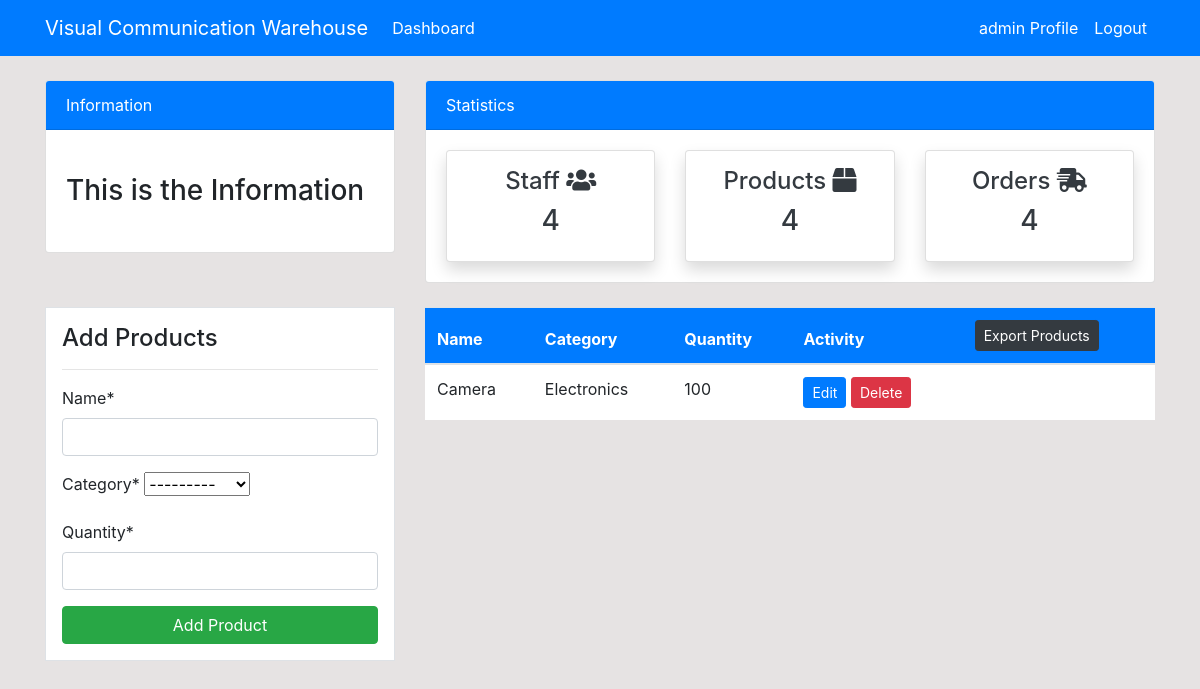
/product/ (signed in), run on the app's committed database.
### dashboard/models.py (models this page shows, shortened)
class Product(models.Model):
    name = models.CharField(max_length=100,null=True)
    sn = models.PositiveIntegerField(null=True,name='Serial Number')
    category = models.CharField(max_length=100,choices=CATEGORY,null=True)
    quantity = models.PositiveIntegerField(null=True)
    days = models.CharField(max_length=100,choices=DAYS_TO_LOAN,null=True,name='Days To Loan',default='1-2 Days')

### dashboard/views.py (the view)
# urls.py: path('product/', views.product, name='dashboard-product'),
@login_required(login_url='user_login')
def product(request):
    items = Product.objects.all()
    if request.method == 'POST':
        form = ProductForm(request.POST)
        if form.is_valid():
            form.save()
            return redirect('dashboard-product')
    else:
        form = ProductForm()
    context = {
        'items':items,
        'form':form,
        }
    return render(request,'dashboard/product.html',context)

### dashboard/forms.py
class ProductForm(forms.ModelForm):
    class Meta:
        model = Product
        fields = ['name','category','quantity']

### templates/dashboard/product.html (shortened to what this page needs)
{% extends 'partials/base.html' %}
{% load crispy_forms_tags %}
{% block content %}
{% include 'partials/topnav.html' %}
<div class="container">
    <div class="row my-4">
        <div class="col-md-4">
            <div class="border bg-white p-3">
                <h4>Add Products</h4>
                <hr>
                <form method="POST">
                    {{ form|crispy }}
                    <input class="btn btn-success btn-block" type="submit" value="Add Product">
                </form>
            </div>
        </div>
        <div class="col-md-8">
            <table class="table bg-white">
                <thead class="bg-primary">
                    <tr class="text-white">
                        <th scope="col">Name</th>
                        <th scope="col">Category</th>
                        <th scope="col">Quantity</th>
                        <th scope="col">Activity</th>
                        <th scope="col">
                            <a href="{% url 'exportProducts' %}" class="btn btn-dark btn-sm">Export Products</a>
                        </th>
                    </tr>
                </thead>
                <tbody>
                    {% for item in items %}
                    <tr>
                        <td>{{item.name}}</td>
                        <td>{{item.category}}</td>
                        <td>{{item.quantity}}</td>
                        <td>
                            <a class="btn btn-primary btn-sm" href="{% url 'dashboard-product-edit' item.id %}">Edit</a>
                            <a class="btn btn-danger btn-sm" href="{% url 'dashboard-product-delete' item.id %}">Delete</a>
                        </td>
                    </tr>
                    {% endfor %}
                </tbody>
            </table>
        </div>
    </div>
</div>
{% endblock %}

### templates/partials/nav.html (shortened to what this page needs)
<nav class="navbar navbar-expand-lg navbar-info bg-primary">
    {% if user.is_authenticated %}
    <div class="container">
        <a class="navbar-brand text-white" href="{%url 'dashboard-index'%}">Visual Communication Warehouse</a>
        <div class="collapse navbar-collapse" id="navbarSupportedContent">
            <ul class="navbar-nav mr-auto">
                <li class="nav-item active">
                    <a class="nav-link text-white" href="{% url 'dashboard-index' %}">Dashboard </a>
                </li>
            </ul>
            <ul class="navbar-nav ml-auto">
                <li class="nav-item active">
                    <a class="nav-link text-white" href="{% url 'user_profile' %}">{{ user.username }} Profile
                        <span class="sr-only">(current)</span></a>
                </li>
                <li class="nav-item">
                    <a class="nav-link text-white" href="{% url 'user_logout' %}">Logout</a>
                </li>
            </ul>
            {% endif %}
        </div>
    </div>
</nav>

### static/style.css (style rules this page uses)
body { background: rgb(230, 227, 227); }

### data on the page
Product: name "Camera", category "Electronics", quantity "100"

### other printed values
{{ user.username }} "admin"
